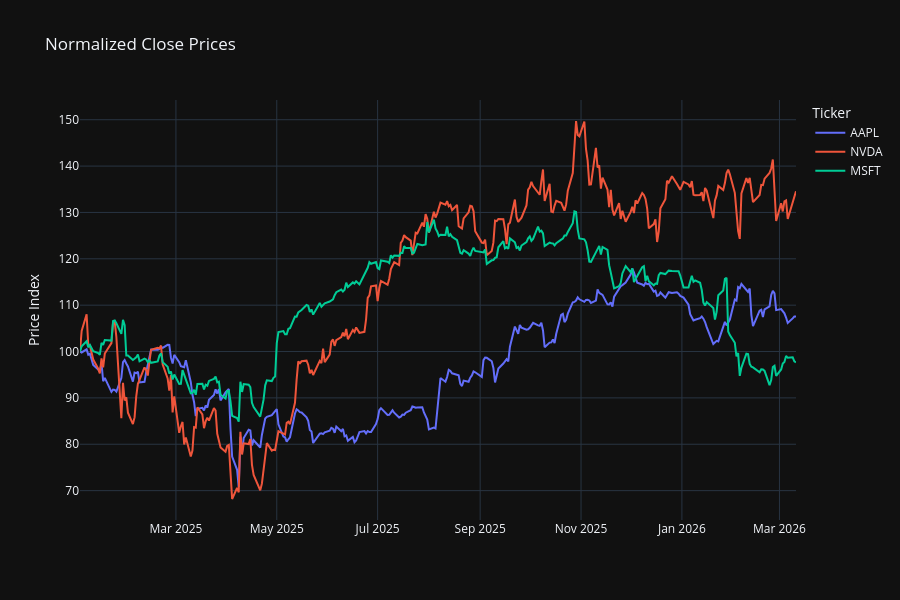

The notebook cell this image was saved under:
### Code cell
# plot normalized close prices with plotly
fig = px.line(df_normalized, y=df_normalized.columns, title="Normalized Close Prices", template="plotly_dark")
# rename legend to: Ticker
fig.update_layout(legend_title_text="Ticker")
# remove xaxis title
fig.update_layout(xaxis_title=None)
# remove yaxis title
fig.update_layout(yaxis_title="Price Index")
# set size
fig.update_layout(width=900, height=600)
fig.show()

### Figure 1 — Plotly figure (JSON) as saved in the notebook; plotly's stock layout.template omitted (floating-point values rounded to 4 significant figures; data arrays with more than 128 entries replaced by an {"elided": "..."} marker saying what was removed)
{"data": [{"hovertemplate": "variable=AAPL<br>Date=%{x}<br>value=%{y}<extra></extra>", "legendgroup": "AAPL", "line": {"color": "#636efa", "dash": "solid"}, "marker": {"symbol": "circle"}, "mode": "lines", "name": "AAPL", "orientation": "v", "showlegend": true, "type": "scatter", "x": {"elided": "297 str values"}, "xaxis": "x", "y": {"elided": "297 float values"}, "yaxis": "y"}, {"hovertemplate": "variable=NVDA<br>Date=%{x}<br>value=%{y}<extra></extra>", "legendgroup": "NVDA", "line": {"color": "#EF553B", "dash": "solid"}, "marker": {"symbol": "circle"}, "mode": "lines", "name": "NVDA", "orientation": "v", "showlegend": true, "type": "scatter", "x": {"elided": "297 str values"}, "xaxis": "x", "y": {"elided": "297 float values"}, "yaxis": "y"}, {"hovertemplate": "variable=MSFT<br>Date=%{x}<br>value=%{y}<extra></extra>", "legendgroup": "MSFT", "line": {"color": "#00cc96", "dash": "solid"}, "marker": {"symbol": "circle"}, "mode": "lines", "name": "MSFT", "orientation": "v", "showlegend": true, "type": "scatter", "x": {"elided": "297 str values"}, "xaxis": "x", "y": {"elided": "297 float values"}, "yaxis": "y"}], "layout": {"height": 600, "legend": {"title": {"text": "Ticker"}, "tracegroupgap": 0}, "title": {"text": "Normalized Close Prices"}, "width": 900, "xaxis": {"anchor": "y", "domain": [0, 1], "title": {}}, "yaxis": {"anchor": "x", "domain": [0, 1], "title": {"text": "Price Index"}}}}
